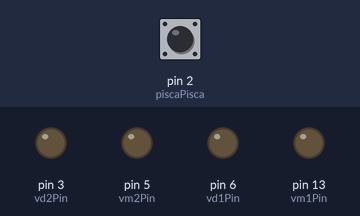
Recording of a sketch running on a simulated Arduino Uno, built with avr-gcc and run on an emulated ATmega328P. On the bench: output pins drawn as LEDs (lit = HIGH). The test bench sets the inputs (shaded band); at power-on: pin 2 (piscaPisca) HIGH. Pins used as bus, display or sensor lines are not drawn.

Above: at 1.2 s.
1.3 s: pin 2 (piscaPisca) pulled LOW for 3.2 s
At 2.2 s:
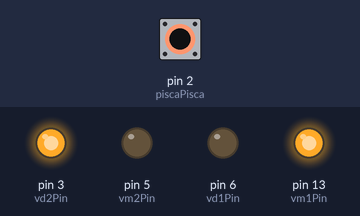
At 4.39 s:
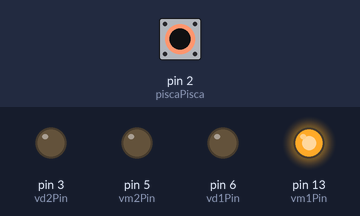
Timing chart, 0 to 6.0 s (numbered marks = the images above; inputs shaded):
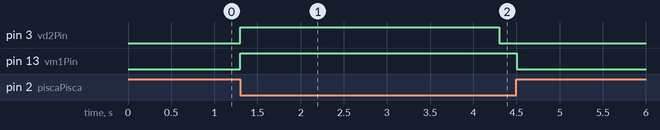

The sketch:

semaforo_sem_delay1.ino
```cpp
/*
***************************************************************

Led piscar usando millis
Elaborado por: Felipe
Data 17/09/2020
Descrição: Led com função Millis

********************************************************
*/
byte vm1Pin = 13; // Uma variável 'byte' armazena valores numéricos de 8-bit sem sinal, de 0 a 255.
byte am1Pin = 9; // Uma variável 'byte' armazena valores numéricos de 8-bit sem sinal, de 0 a 255.
byte vd1Pin = 6; // Uma variável 'byte' armazena valores numéricos de 8-bit sem sinal, de 0 a 255.
byte vm2Pin = 5; // Uma variável 'byte' armazena valores numéricos de 8-bit sem sinal, de 0 a 255.
byte am2Pin= 4; // Uma variável 'byte' armazena valores numéricos de 8-bit sem sinal, de 0 a 255.
byte vd2Pin= 3; // Uma variável 'byte' armazena valores numéricos de 8-bit sem sinal, de 0 a 255.

byte piscaPisca = 2; // especificando pino

unsigned long vmTime = 5000; // vaiavel de tempo
unsigned long amTime = 2000; // vaiavel de tempo
unsigned long vdTime = 3000; // vaiavel de tempo

unsigned long semaforoTime = 0; // vaiavel de tempo

unsigned long piscaTempo = 500; // vaiavel de tempo
unsigned long piscaDecorrido =0; // vaiavel de tempo

bool status = 0; // variavel

void setup()
{
 pinMode(vm1Pin, OUTPUT); // Especificando pino de saida
 pinMode(am1Pin, OUTPUT); // Especificando pino de saida
 pinMode(vd1Pin, OUTPUT); // Especificando pino de saida
 pinMode(vm2Pin, OUTPUT); // Especificando pino de saida
 pinMode(am2Pin, OUTPUT); // Especificando pino de saida
 pinMode(vd2Pin, OUTPUT); // Especificando pino de saida

 pinMode (piscaPisca, INPUT_PULLUP); // Especificando pino de saida


}

void loop()
{
if (!digitalRead(piscaPisca)) // IF realiza a condição
{
  // ************** SEMAFORO A *************
  if ((millis() - semaforoTime) < vmTime)  // IF realiza a condição
  {
  digitalWrite(am1Pin, LOW);
  digitalWrite(am2Pin, LOW);
  digitalWrite(vm1Pin, HIGH);


  }
 else if ((millis() - semaforoTime) < (vmTime + vdTime ))// else realiza a condição de IF

 {
 digitalWrite(vm1Pin, LOW);
 digitalWrite(vd1Pin, HIGH);

 }
    else if ((millis() - semaforoTime) < (vmTime + vdTime + amTime) ) //else realiza a condição de IF

 {
 digitalWrite(vd1Pin, LOW);
 digitalWrite(am1Pin, HIGH);

 }
    // ************** SEMAFORO B *************

   if ((millis() - semaforoTime) < vdTime) // IF realiza a condição
  {
  digitalWrite(vd2Pin, HIGH);
  }
 else if ((millis() - semaforoTime) < vdTime + amTime) //else realiza a condição de IF

 {
 digitalWrite(vd2Pin, LOW);
 digitalWrite(am2Pin, HIGH);

 }
    else if ((millis() - semaforoTime) < vdTime + amTime + vmTime) //else realiza a condição de IF

 {
 digitalWrite(am2Pin, LOW);
 digitalWrite(vm2Pin, HIGH);

 }
   else  //else realiza a condição de IF
  {
  digitalWrite(am1Pin, LOW);
  digitalWrite(vm2Pin, LOW);
  semaforoTime = millis();
  }
}
  else  //else realiza a condição de IF
  {
    digitalWrite(vd1Pin, LOW);
    digitalWrite(am1Pin, LOW);
    digitalWrite(vm1Pin, LOW);
    digitalWrite(vd2Pin, LOW);
    digitalWrite(am2Pin, LOW);
    digitalWrite(vm2Pin, LOW);

    if ((millis() - piscaDecorrido) > piscaTempo) // IF realiza a condição

    {
    piscaDecorrido = millis();
      status =!status;
    }
    digitalWrite (am1Pin, status);
    digitalWrite (am2Pin, status);
    semaforoTime = millis();

  }

}
```

Measured:
- after the input at 1.3 s, pin 3 (vd2Pin): LOW → HIGH at once, → LOW 3.0 s later; pin 13 (vm1Pin): LOW → HIGH at once, → LOW 3.2 s later
